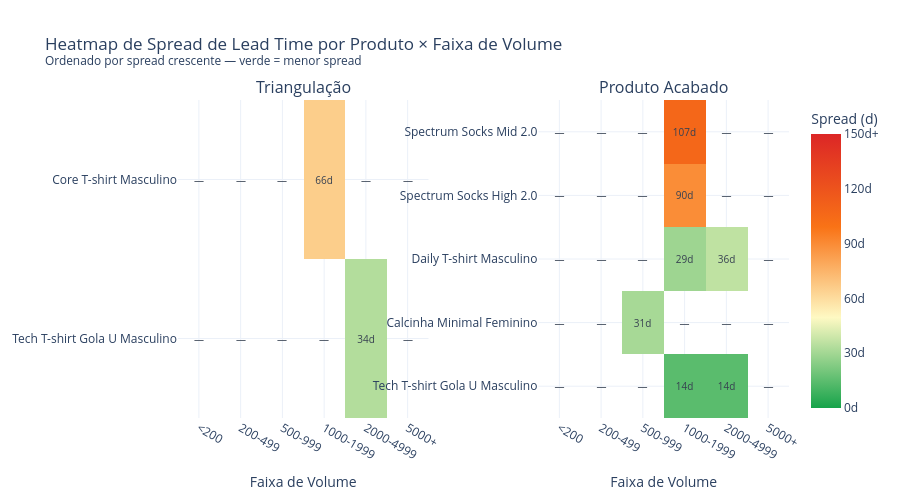

The notebook cell this image was saved under:
### Code cell
# Célula 10.1 — Heatmap de Spread por Produto × Faixa de Volume (PA e Tri separados)
# Ordenação crescente: produtos com menor spread ficam no topo.
# Células sem amostra suficiente exibem "—" em cinza.


def montar_heatmap_spread(df_spread_agg, label_fluxo):
    sub = df_spread_agg[df_spread_agg["fluxo"] == label_fluxo].copy()
    if len(sub) == 0:
        return None, None

    sub["produto_label"] = sub["product_names"].str[:35]

    pivot_spread = (
        sub.pivot_table(
            index="produto_label",
            columns="volume_bucket",
            values="spread_dias",
            aggfunc="median",
        )
        .reindex(columns=CONFIG["labels_volume"])
    )
    pivot_n = (
        sub.pivot_table(
            index="produto_label",
            columns="volume_bucket",
            values="n_total_grupo",
            aggfunc="sum",
        )
        .reindex(columns=CONFIG["labels_volume"])
    )

    pivot_spread = pivot_spread.where(pivot_n >= CONFIG["min_ops_grafico"])

    ordem = pivot_spread.max(axis=1).sort_values(ascending=True).index
    return pivot_spread.loc[ordem], pivot_n.loc[ordem]


hm_tri, n_tri_hm = montar_heatmap_spread(spread_agg, "Tri")
hm_pa,  n_pa_hm  = montar_heatmap_spread(spread_agg, "PA")

subplots_data = [
    (hm, n_hm, lbl)
    for hm, n_hm, lbl in [(hm_tri, n_tri_hm, "Triangulação"), (hm_pa, n_pa_hm, "Produto Acabado")]
    if hm is not None and len(hm) > 0
]

n_cols = len(subplots_data)
fig_hm = make_subplots(
    rows=1, cols=n_cols,
    subplot_titles=[lbl for _, _, lbl in subplots_data],
    horizontal_spacing=0.18,
)

for idx, (hm, n_hm, lbl) in enumerate(subplots_data, start=1):
    texto = hm.copy().astype(object)
    for i in hm.index:
        for j in hm.columns:
            v = hm.loc[i, j]
            texto.loc[i, j] = f"{v:.0f}d" if pd.notna(v) else "—"

    fig_hm.add_trace(
        go.Heatmap(
            z=hm.values,
            x=list(hm.columns),
            y=list(hm.index),
            text=texto.values,
            texttemplate="%{text}",
            textfont=dict(size=10, color="#374151"),
            colorscale=[
                [0.0,  COLORS["status_ok"]],
                [0.33, "#FEF9C3"],
                [0.66, COLORS["status_atencao"]],
                [1.0,  COLORS["status_critico"]],
            ],
            zmid=50,
            zmin=0,
            zmax=150,
            showscale=(idx == n_cols),
            colorbar=dict(
                title="Spread (d)",
                x=1.02,
                tickvals=[0, 30, 60, 90, 120, 150],
                ticktext=["0d", "30d", "60d", "90d", "120d", "150d+"],
            ) if idx == n_cols else None,
            hovertemplate=(
                "<b>%{y}</b><br>"
                "Volume: %{x}<br>"
                "Spread: %{z:.0f}d<extra></extra>"
            ),
        ),
        row=1, col=idx,
    )
    fig_hm.update_xaxes(title_text="Faixa de Volume", row=1, col=idx)

fig_hm.update_layout(
    title=(
        "Heatmap de Spread de Lead Time por Produto × Faixa de Volume<br>"
        "<sup>Ordenado por spread crescente — verde = menor spread</sup>"
    ),
    template=TEMPLATE,
    height=max(500, 22 * max(len(hm) for hm, _, _ in subplots_data) + 120),
)
fig_hm.show()

### Figure 1 — Plotly figure (JSON) as saved in the notebook; plotly's stock layout.template omitted (floating-point values rounded to 4 significant figures)
{"data": [{"colorscale": [[0, "#16A34A"], [0.33, "#FEF9C3"], [0.66, "#F97316"], [1, "#DC2626"]], "hovertemplate": "<b>%{y}</b><br>Volume: %{x}<br>Spread: %{z:.0f}d<extra></extra>", "showscale": false, "text": [["—", "—", "—", "—", "34d", "—"], ["—", "—", "—", "66d", "—", "—"]], "textfont": {"color": "#374151", "size": 10}, "texttemplate": "%{text}", "type": "heatmap", "x": ["<200", "200-499", "500-999", "1000-1999", "2000-4999", "5000+"], "xaxis": "x", "y": ["Tech T-shirt Gola U Masculino", "Core T-shirt Masculino"], "yaxis": "y", "z": [[null, null, null, null, 33.5, null], [null, null, null, 65.5, null, null]], "zmax": 150, "zmid": 50, "zmin": 0}, {"colorbar": {"ticktext": ["0d", "30d", "60d", "90d", "120d", "150d+"], "tickvals": [0, 30, 60, 90, 120, 150], "title": {"text": "Spread (d)"}, "x": 1.02}, "colorscale": [[0, "#16A34A"], [0.33, "#FEF9C3"], [0.66, "#F97316"], [1, "#DC2626"]], "hovertemplate": "<b>%{y}</b><br>Volume: %{x}<br>Spread: %{z:.0f}d<extra></extra>", "showscale": true, "text": [["—", "—", "—", "14d", "14d", "—"], ["—", "—", "31d", "—", "—", "—"], ["—", "—", "—", "29d", "36d", "—"], ["—", "—", "—", "90d", "—", "—"], ["—", "—", "—", "107d", "—", "—"]], "textfont": {"color": "#374151", "size": 10}, "texttemplate": "%{text}", "type": "heatmap", "x": ["<200", "200-499", "500-999", "1000-1999", "2000-4999", "5000+"], "xaxis": "x2", "y": ["Tech T-shirt Gola U Masculino", "Calcinha Minimal Feminino", "Daily T-shirt Masculino", "Spectrum Socks High 2.0", "Spectrum Socks Mid 2.0"], "yaxis": "y2", "z": [[null, null, null, 14.5, 14.5, null], [null, null, 31, null, null, null], [null, null, null, 29, 36, null], [null, null, null, 89.5, null, null], [null, null, null, 107, null, null]], "zmax": 150, "zmid": 50, "zmin": 0}], "layout": {"annotations": [{"font": {"size": 16}, "showarrow": false, "text": "Triangulação", "x": 0.205, "xanchor": "center", "xref": "paper", "y": 1, "yanchor": "bottom", "yref": "paper"}, {"font": {"size": 16}, "showarrow": false, "text": "Produto Acabado", "x": 0.795, "xanchor": "center", "xref": "paper", "y": 1, "yanchor": "bottom", "yref": "paper"}], "height": 500, "title": {"text": "Heatmap de Spread de Lead Time por Produto × Faixa de Volume<br><sup>Ordenado por spread crescente — verde = menor spread</sup>"}, "xaxis": {"anchor": "y", "domain": [0, 0.41], "title": {"text": "Faixa de Volume"}}, "xaxis2": {"anchor": "y2", "domain": [0.59, 1], "title": {"text": "Faixa de Volume"}}, "yaxis": {"anchor": "x", "domain": [0, 1]}, "yaxis2": {"anchor": "x2", "domain": [0, 1]}}}
